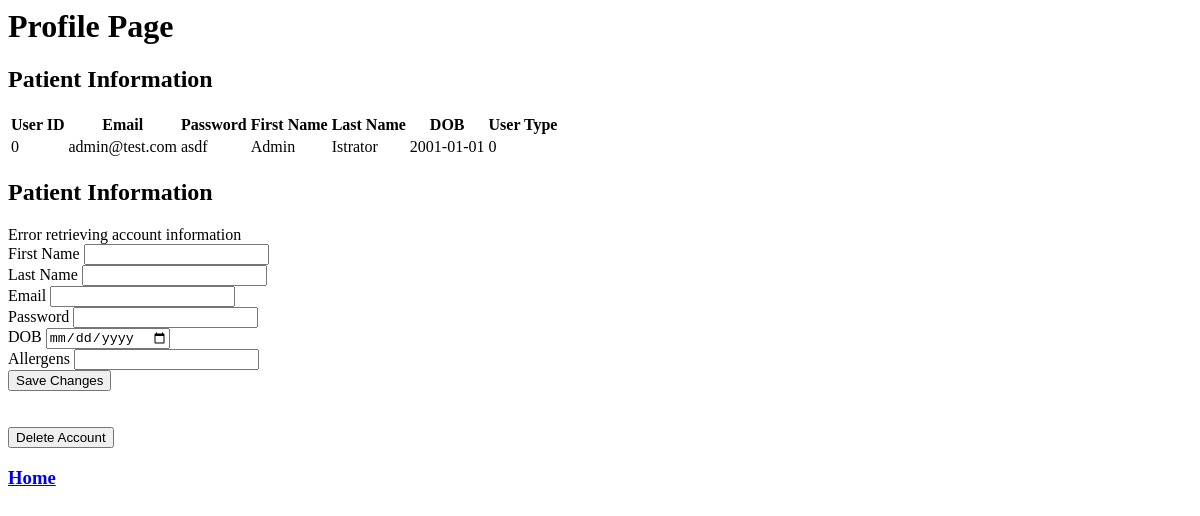
/php/patient_profile.php, run on an earlier commit of the app's database.
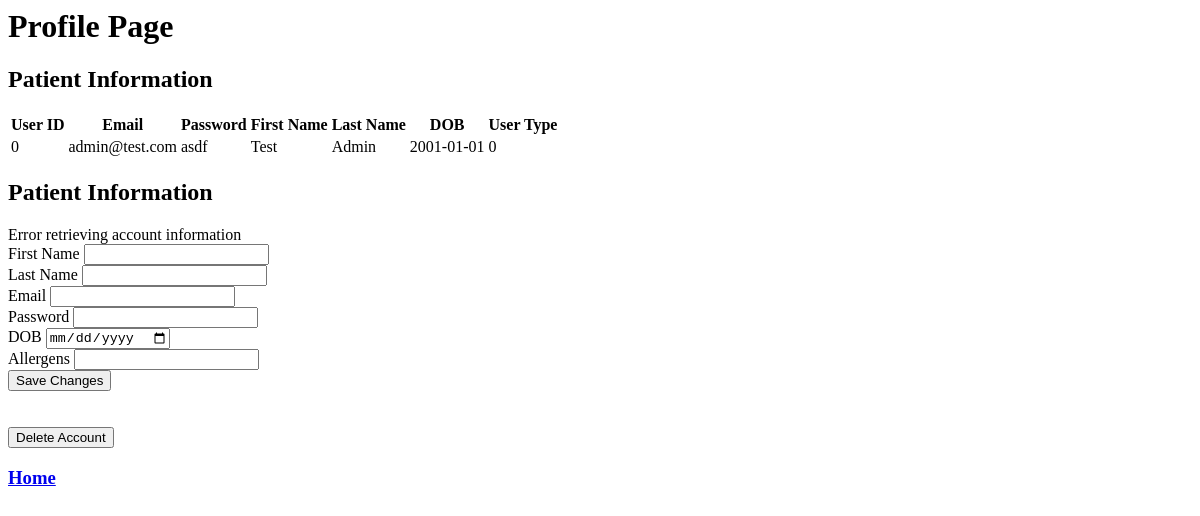
And on a later commit of the database.
### tables this page shows
CREATE TABLE `user` (
  `User_ID` int(10) NOT NULL,
  `User_Email` varchar(255) NOT NULL,
  `User_Password` varchar(255) NOT NULL,
  `User_FName` varchar(255) NOT NULL,
  `User_LName` varchar(255) NOT NULL,
  `User_DOB` date NOT NULL,
  `User_Type` int(1) NOT NULL
);

### php/patient_profile.php (the view, shortened to what this page needs)
<html>
<head>
</head>
<body>
<h1>Profile Page</h1>
    <h2>Patient Information</h2>
        <?php
            require_once('db_conn.php');
            $patientID = $_SESSION['id'];
            $sql5 = "SELECT * FROM `user` WHERE User_ID = '$patientID'";
            $result5 = mysqli_query($conn, $sql5);
            if ($result5->num_rows > 0) {
                echo "<table>";
                echo "<tr><th>User ID</th><th>Email</th><th>Password</th><th>First Name</th><th>Last Name</th><th>DOB</th><th>User Type</th></tr>";
                while($row = $result5->fetch_assoc()) {
                    echo "<tr>";
                    echo "<td>" . $row["User_ID"] . "</td>";
                    echo "<td>" . $row["User_Email"] . "</td>";
                    echo "<td>" . $row["User_Password"] . "</td>";
                    echo "<td>" . $row["User_FName"] . "</td>";
                    echo "<td>" . $row["User_LName"] . "</td>";
                    echo "<td>" . $row["User_DOB"] . "</td>";
                    echo "<td>" . $row["User_Type"] . "</td>";
                    echo "</tr>";
                }
                echo "</table>";
            } else {
                echo "Error retrieving account information";
            }
        ?>
        <h2>Patient Information</h2>
            <?php
                require_once('db_conn.php');
                $patientID = $_SESSION['id'];
                $sql6 = "SELECT * FROM `patient` WHERE User_ID = '$patientID'";
                $result6 = mysqli_query($conn, $sql6);
                if ($result6->num_rows > 0) {
                    echo "<table>";
                    echo "<tr><th>User ID</th><th>Address ID</th><th>Patient Allergens</th></tr>";
                    while($row = $result6->fetch_assoc()) {
                        echo "<tr>";
                        echo "<td>" . $row["User_ID"] . "</td>";
                        echo "<td>" . $row["Address_ID"] . "</td>";
                        echo "<td>" . $row["Patient_Allergens"] . "</td>";
                        echo "</tr>";
                    }
                    echo "</table>";
                } else {
                    echo "Error retrieving account information";
                }
            ?>
    <form method="post" action="<?php echo $_SERVER['PHP_SELF']; ?>">
        <div>
            <label for="fnamePatientUpdate">First Name</label>
            <input type="text" name="fnamePatientUpdate">
        </div>
        <div>
            <label for="lnamePatientUpdate">Last Name</label>
            <input type="text" name="lnamePatientUpdate">
        </div>
        <div>
            <label for="emailPatientUpdate">Email</label>
            <input type="email" name="emailPatientUpdate">
        </div>
        <div>
            <label for="passwordPatientUpdate">Password</label>
            <input type="text" name="passwordPatientUpdate">
        </div>
        <div>
            <label for="dobPatientUpdate">DOB</label>
            <input type="date" name="dobPatientUpdate">
        </div>
        <div>
            <label for="allergenPatientUpdate">Allergens</label>
            <input type="text" name="allergenPatientUpdate">
        </div>
        <div>
            <input type="submit" name="submit" value="Save Changes">
        </div>
        <br></br>
        <div>
            <input type="submit" name="delete" value="Delete Account">
        </div>
    </form>
    <h3><a href="patient_home.php">Home</a></h3>
</body>
</html>

What changed in the data, as far as the page shows it:
changed user "admin@test.com": User_FName "Admin" → "Test"; User_LName "Istrator" → "Admin"
